Frame 1 (no input): blank canvas, image omitted
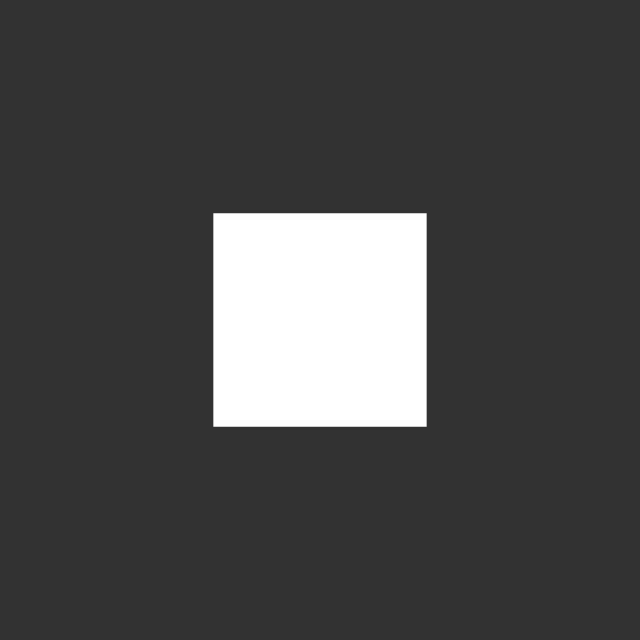
Frame 2 (the mouse pressed at the canvas centre, redrawn once)

The p5.js sketch that drew this single still picture (run headless with seeded random() and noise() and a simulated clock; the mouse was pressed at the canvas centre and the sketch redrawn once):

// p5.js sketch
// ── sketch.js
let iteration = 0;

function setup(){
	createCanvas(640, 640);
	rectMode(CENTER);
	fill(255);
	noStroke();
}

function draw(){
	background(50);

	drawCarpet(iteration);

	noLoop();
}

function mousePressed(){
	iteration++;
	draw();
}

function drawCarpet(iteration){
	push();
	translate(width/2, height/2);
	nextIteration(width, iteration);
	pop();
}

function nextIteration(size, iteration){
	if(iteration > 0){
		rect(0, 0, size/3, size/3);
		
		for(let y = -1; y <= 1; y++){
			for(let x = -1; x <= 1; x++){
				if(x != 0 || y != 0){
					push();
					translate(size/3*x, size/3*y);
					nextIteration(size/3, iteration-1);
					pop();
				}
			}
		}
	}
}
